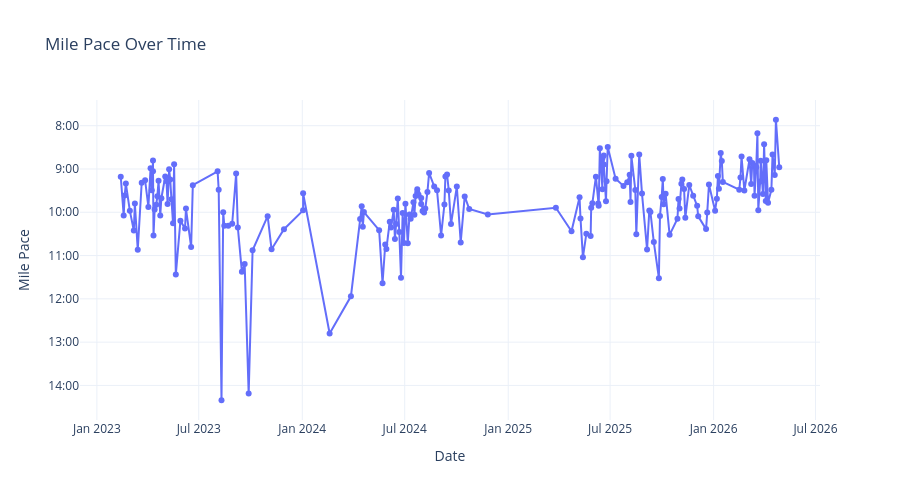

Here is the notebook cell this chart was saved with:
### Code cell
def format_pace(minutes):
    m = int(minutes)
    s = int((minutes % 1) * 60)
    return f"{m}:{s:02d}"

fig = go.Figure()
fig.add_trace(go.Scatter(
    x=plot_df['start_date_local'],
    y=plot_df['pace_minutes'],
    mode='lines+markers',
    marker=dict(size=6),
    text=[f"{format_pace(p)} /mi — {d:.2f} mi" for p, d in zip(plot_df['pace_minutes'], plot_df['miles'])],
    hovertemplate='%{x|%b %d, %Y}<br>%{text}<extra></extra>',
))

fig.update_layout(
    title='Mile Pace Over Time',
    xaxis_title='Date',
    yaxis_title='Mile Pace',
    yaxis=dict(
        autorange='reversed',
        tickvals=list(range(6, 16)),
        ticktext=[format_pace(v) for v in range(6, 16)],
    ),
    template='plotly_white',
    height=500,
)

### Figure 1 — Plotly figure (JSON) as saved in the notebook; plotly's stock layout.template omitted (floating-point values rounded to 4 significant figures; data arrays with more than 128 entries replaced by an {"elided": "..."} marker saying what was removed)
{"data": [{"hovertemplate": "%{x|%b %d, %Y}<br>%{text}<extra></extra>", "marker": {"size": 6}, "mode": "lines+markers", "text": {"elided": "190 str values"}, "type": "scatter", "x": {"elided": "190 str values"}, "y": {"elided": "190 float values"}}], "layout": {"height": 500, "title": {"text": "Mile Pace Over Time"}, "xaxis": {"title": {"text": "Date"}}, "yaxis": {"autorange": "reversed", "ticktext": ["6:00", "7:00", "8:00", "9:00", "10:00", "11:00", "12:00", "13:00", "14:00", "15:00"], "tickvals": [6, 7, 8, 9, 10, 11, 12, 13, 14, 15], "title": {"text": "Mile Pace"}}}}
